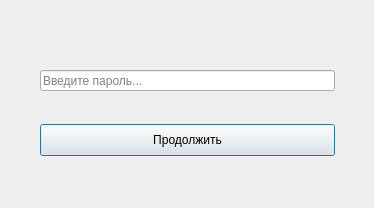
<?xml version="1.0" encoding="UTF-8"?>
<ui version="4.0">
 <class>pininputdialog</class>
 <widget class="QDialog" name="pininputdialog">
  <property name="geometry">
   <rect>
    <x>0</x>
    <y>0</y>
    <width>374</width>
    <height>208</height>
   </rect>
  </property>
  <property name="windowTitle">
   <string>Dialog</string>
  </property>
  <widget class="QPushButton" name="continueBtn">
   <property name="geometry">
    <rect>
     <x>40</x>
     <y>124</y>
     <width>295</width>
     <height>32</height>
    </rect>
   </property>
   <property name="text">
    <string>Продолжить</string>
   </property>
  </widget>
  <widget class="QLineEdit" name="pinLineEdit">
   <property name="geometry">
    <rect>
     <x>40</x>
     <y>70</y>
     <width>295</width>
     <height>21</height>
    </rect>
   </property>
   <property name="text">
    <string notr="true"/>
   </property>
   <property name="echoMode">
    <enum>QLineEdit::Password</enum>
   </property>
   <property name="placeholderText">
    <string>Введите пароль...</string>
   </property>
  </widget>
 </widget>
 <resources/>
 <connections/>
</ui>
